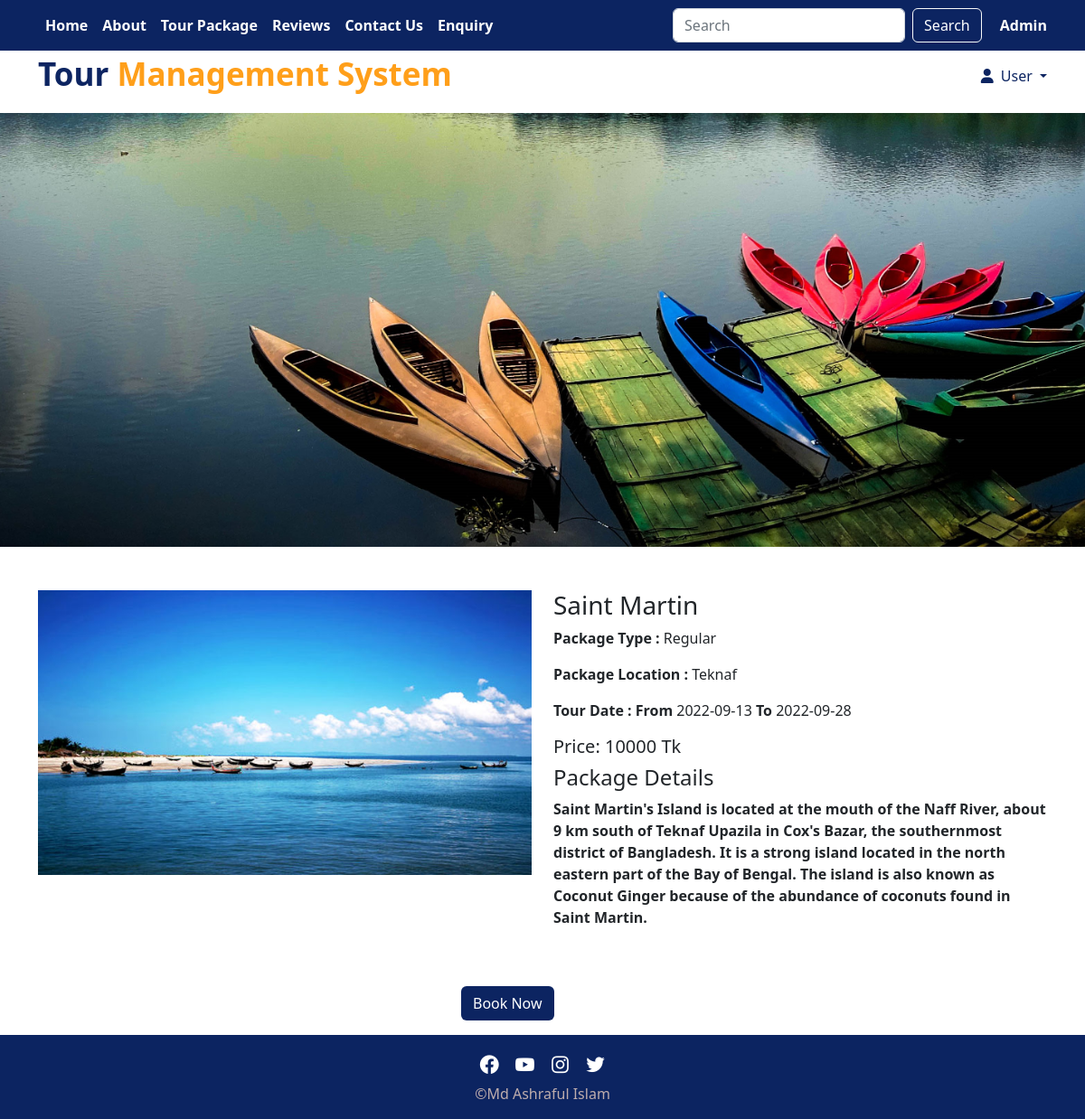
Page /package-details.php?package_id=1 on the committed database.
### tables this page shows
CREATE TABLE `package` (
  `package_id` int(100) NOT NULL,
  `package_name` varchar(100) NOT NULL,
  `type` varchar(100) NOT NULL,
  `location` varchar(100) NOT NULL,
  `start_date` date NOT NULL,
  `end_date` date NOT NULL,
  `price` int(50) NOT NULL,
  `image` varchar(100) NOT NULL,
  `description` varchar(500) NOT NULL
);

### package-details.php (the view, shortened to what this page needs)
<?php include("./header.php");?>
<?php
include("./db/connect-db.php");
    $id = (int)$_GET['package_id'];
 $sql="SELECT * FROM package WHERE package_id='$id' ";
$rs = mysqli_query($conn,$sql);
       while($row= mysqli_fetch_array($rs)){
?>
<html>
    <head>
        <link rel="stylesheet" href="./css/bootstrap.min.css">
        <link rel="stylesheet" type="text/css" href="./css/all.min.css" />
        <link rel="stylesheet" href="./css/style.css">
    </head>
 <body>
    <div class="banner-package mb-5"></div>
        <div class="container">
            <div class="row mb-5">
                <div class="col-md-6">
                    <img src="./image/<?php echo $row['image']?>" class="img-fluid" alt="Responsive image">
                </div>
                        <div class="col-md-6">
                                <h3><?php echo $row['package_name'];?></h3>
                                <p><b>Package Type :</b> <?php echo $row['type'];?></p>
                                <p><b>Package Location :</b> <?php echo $row['location'];?></p>
                                <p><b>Tour Date : From </b><?php echo $row['start_date'];?> <b> To </b><?php echo $row['end_date'];?></p>
                                <h5>Price: <?php echo $row['price'];?> Tk</h5>
                                <h4>Package Details</h4>
                                <p><b><?php echo $row['description'];?></b><br>
                        </div>
         </div>
   </div>
   <div class="row justify-content-center">
    <div class="col-lg-2 ">
    <div class="button mb-3 ">
            <a href="booking.php?package_id=<?php echo $row['package_id'];?> " class="btn " role="button">Book Now</a>
        </div>
    </div>
   </div>
   <?php } ?>
 </body>
</html>
<?php include("./footer.php");?>

### css/style.css (style rules this page uses)
.btn { background-color: #0c2461; color: #fff; }
.banner-package { background-image: url(../image/Kaptai.jpg); background-size: cover; background-position: center; min-height:60vh; }

### rows in the picture
package: image (picture), package_name "Saint Martin", type "Regular", location "Teknaf", start_date "2022-09-13", end_date "2022-09-28", price "10000", description "Saint Martin's Island is located at the mouth of the Naff River, about 9 km south of Teknaf Upazila in Cox's Bazar, the southernmost district of Bangladesh. It is a strong island located in the north eastern part of the Bay of Bengal. The island is also known as Coconut Ginger because of the abundance of coconuts found in Saint Martin."
